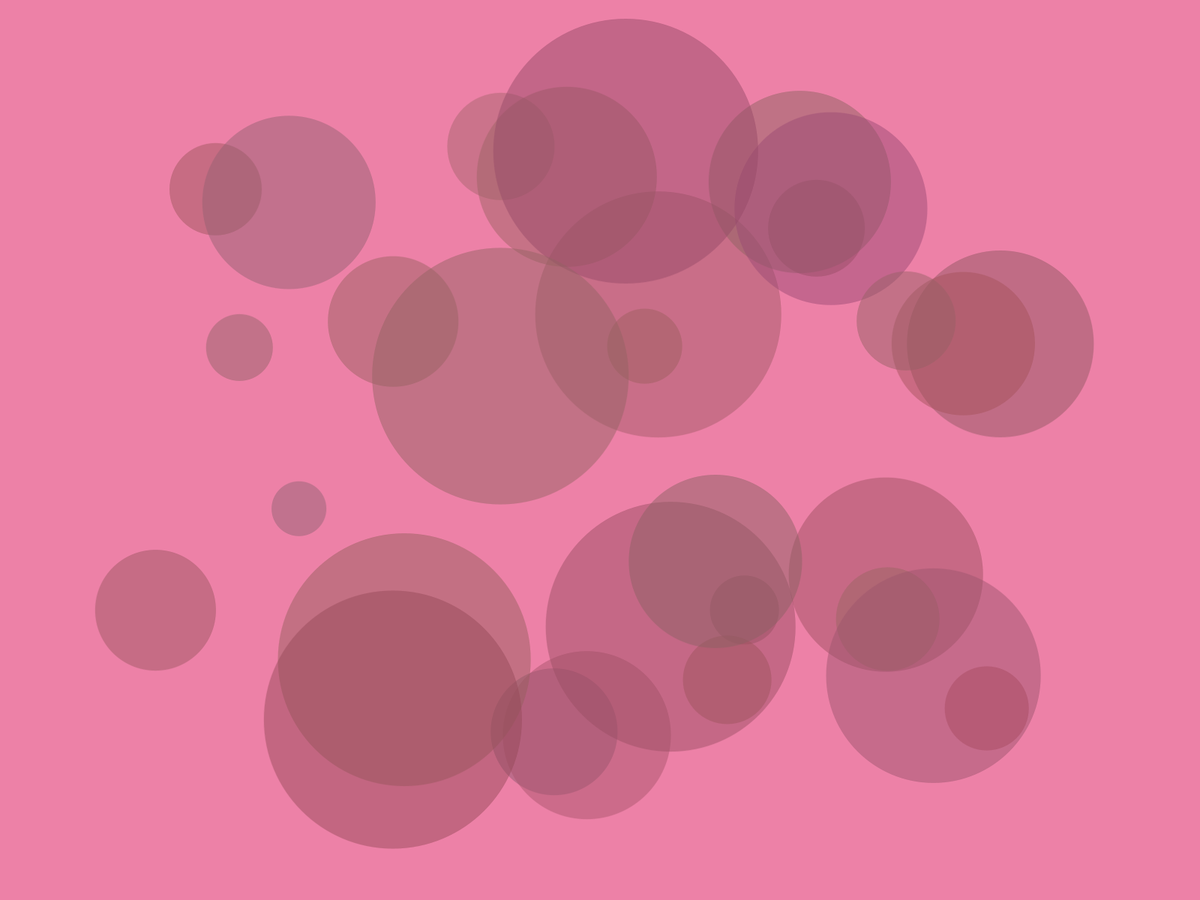
Frame 1 (no input)
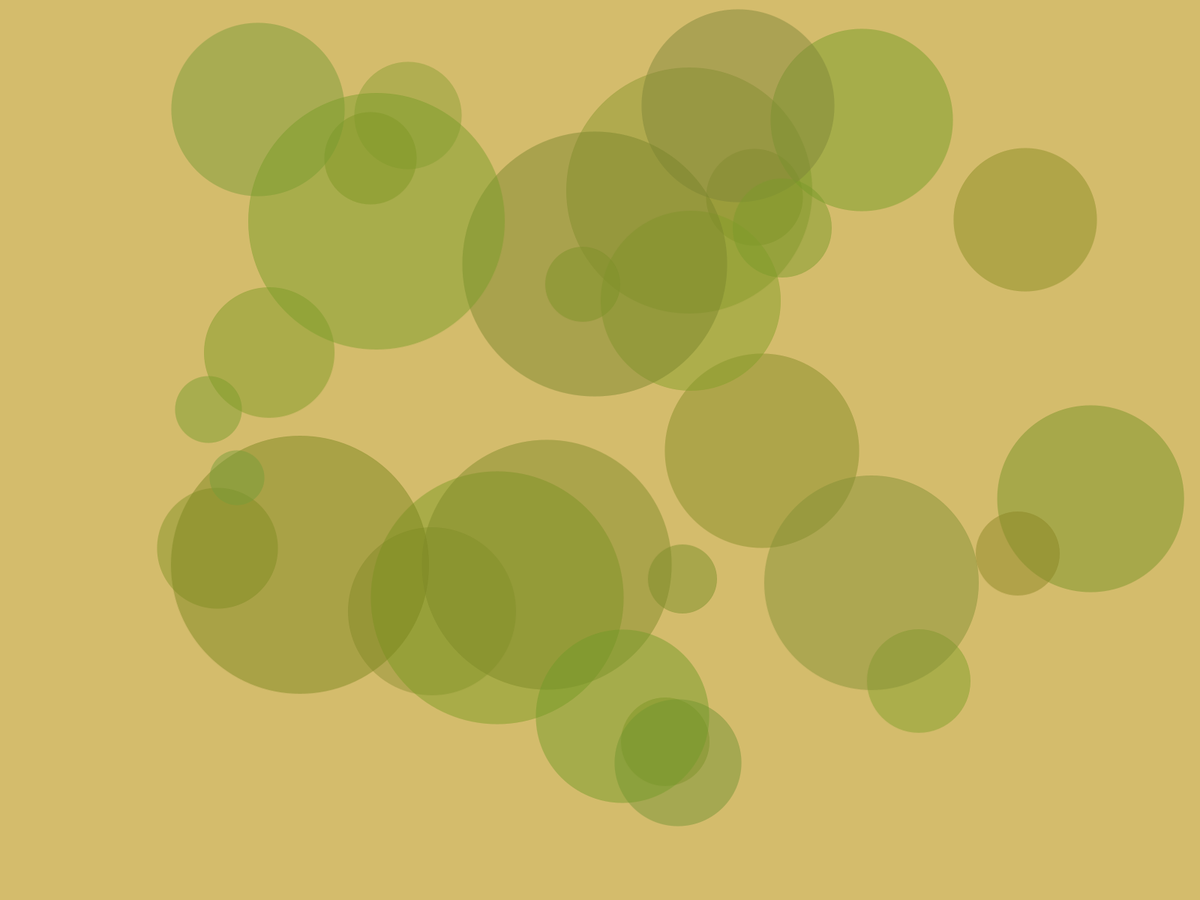
Frame 60 (the mouse pressed at the canvas centre just before this capture)
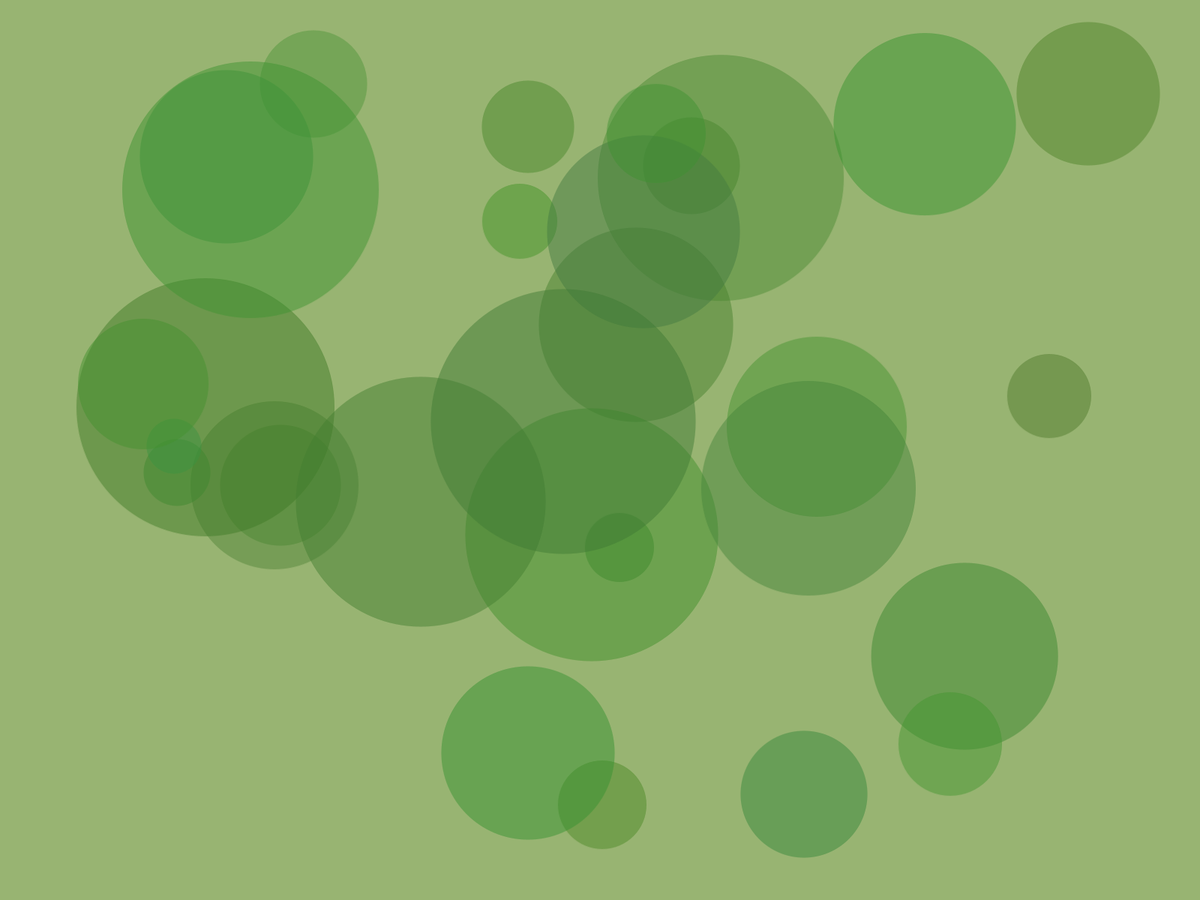
Frame 120 (the mouse held since frame 60 and released just before this capture)

The Processing sketch that drew these frames (run headless with seeded random() and noise(); from frame 60 on, the mouse is pressed at the canvas centre):

// Processing sketch: Buble
// ── Buble.pde
boolean link = false;
float opacity = 120;
int nbBall = 30;
int sizeBall = 365;
float sizeVariation = 0.2;
float[][] posBall = new float [nbBall][];
float speed = 0.7;
int redBallCoef = int(pow(-1,int(random(1,6))));
int greenBallCoef = int(pow(-1,int(random(1,6))));
int blueBallCoef = int(pow(-1,int(random(1,6))));
int back = int(pow(-1,int(random(1,6))));
int red = int(random(60,185));
int green = int(random(60,185));
int blue = int(random(60,185));

void setup() {
  //size(1750, 900);
  fullScreen();
  
  for(int i=0; i<nbBall; i++){
    float[] ball = new float [9];
    ball[0] = int(random(sizeBall/2+1, width-sizeBall/2-1));
    ball[1] = int(random(sizeBall/2+1, height-sizeBall/2-1));
    ball[2] = int(random(sizeBall*sizeVariation,sizeBall));
    ball[3] = int(int(random(1,6))*pow(-1,int(random(1,6))));
    ball[4] = int(int(random(1,6))*pow(-1,int(random(1,6))));
    ball[5] = red - int(random(1,30));
    ball[6] = green - int(random(1,30));
    ball[7] = blue - int(random(1,30));
    ball[8] = opacity;
    posBall[i] = ball;
  }
}

void draw() {
  
  background(red+70, green+30, blue+50);
  
  if(red +1 *redBallCoef-30 < 1 || red +1 *redBallCoef > 184){
    redBallCoef = redBallCoef *-1;
  }else if(int(random(1,6)) > 5){
    redBallCoef = redBallCoef *-1;
  }
  
  if(green +1 *greenBallCoef-30 < 1 || green +1 *greenBallCoef > 184){
    greenBallCoef = greenBallCoef *-1;
  }else if(int(random(1,6)) > 5){
    greenBallCoef = greenBallCoef *-1;
  }
  
  if(blue +1 *blueBallCoef-30 < 1 || blue +1 *blueBallCoef > 184){
    blueBallCoef = blueBallCoef *-1;
  }else if(int(random(1,6)) > 5){
    blueBallCoef = blueBallCoef *-1;
  }
  
  red = red +1 *redBallCoef;
  green = green +1 *greenBallCoef;
  blue = blue +1*blueBallCoef;
  
  for(int i=0; i<nbBall; i++){
    posBall[i][5] = posBall[i][5]+1*redBallCoef;
    posBall[i][6] = posBall[i][6]+1*greenBallCoef;
    posBall[i][7] = posBall[i][7]+1*blueBallCoef;
    
    for(int j=0; j<nbBall; j++){
      
      float dist = sqrt(pow(posBall[i][0]-posBall[j][0],2)+pow(posBall[i][1]-posBall[j][1],2));      
      
      if(dist < 2.5*sizeBall && link == true){
        
        float sumOfRayon = (posBall[i][2] + posBall[j][2])/2;
        strokeWeight(sizeBall*0.5 * (1 - ((dist - sumOfRayon)/ (2.5*sizeBall - sumOfRayon))));
        
        fill((posBall[i][5]+posBall[j][5])/2, (posBall[i][6]+posBall[j][6])/2, (posBall[i][7]+posBall[j][7])/2);
        stroke((posBall[i][5]+posBall[j][5])/2, (posBall[i][6]+posBall[j][6])/2, (posBall[i][7]+posBall[j][7])/2, opacity);
        line(posBall[i][0], posBall[i][1], posBall[j][0], posBall[j][1]);
      }
    }
  }
  
    for(int i=0; i<nbBall; i++){
     posBall[i][0] = posBall[i][0]+speed*posBall[i][3];
     if(posBall[i][0] >= width-posBall[i][2]/2 || posBall[i][0]<= 0+posBall[i][2]/2){
        posBall[i][3] = posBall[i][3]*-1;
     }
     
     posBall[i][1] = posBall[i][1]+speed*posBall[i][4];
     if(posBall[i][1] >= height-posBall[i][2]/2 || posBall[i][1]<= 0+posBall[i][2]/2){
        posBall[i][4] = posBall[i][4]*-1;
     }
     strokeWeight(0);
     fill(posBall[i][5], posBall[i][6], posBall[i][7], opacity);
     stroke(posBall[i][5], posBall[i][6], posBall[i][7], opacity);
     circle(posBall[i][0], posBall[i][1], posBall[i][2]);
  }
  
}
